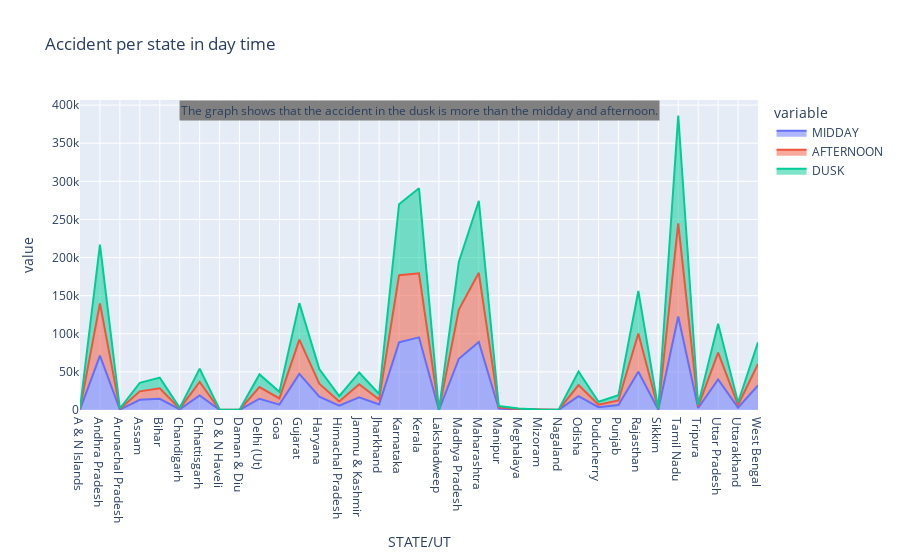

Write notebook code for a chart like this one.
### Code cell
# accident per state in day time
time = ['MIDDAY','AFTERNOON','DUSK']
fig = px.area(grouped_obj, x=grouped_obj.index, y=time, title='Accident per state in day time')
conclusion = 'The graph shows that the accident in the dusk is more than the midday and afternoon.'
fig.add_annotation(text=conclusion, xref='paper', yref='paper', x=.5, y=1, bgcolor='grey', showarrow=False, font=dict(size=12))
fig.show()

### Figure 1 — Plotly figure (JSON) as saved in the notebook; plotly's stock layout.template omitted (floating-point values rounded to 4 significant figures)
{"data": [{"fillpattern": {"shape": ""}, "hovertemplate": "variable=MIDDAY<br>STATE/UT=%{x}<br>value=%{y}<extra></extra>", "legendgroup": "MIDDAY", "line": {"color": "#636efa"}, "marker": {"symbol": "circle"}, "mode": "lines", "name": "MIDDAY", "orientation": "v", "showlegend": true, "stackgroup": "1", "type": "scatter", "x": ["A & N Islands", "Andhra Pradesh", "Arunachal Pradesh", "Assam", "Bihar", "Chandigarh", "Chhattisgarh", "D & N Haveli", "Daman & Diu", "Delhi (Ut)", "Goa", "Gujarat", "Haryana", "Himachal Pradesh", "Jammu & Kashmir", "Jharkhand", "Karnataka", "Kerala", "Lakshadweep", "Madhya Pradesh", "Maharashtra", "Manipur", "Meghalaya", "Mizoram", "Nagaland", "Odisha", "Puducherry", "Punjab", "Rajasthan", "Sikkim", "Tamil Nadu", "Tripura", "Uttar Pradesh", "Uttarakhand", "West Bengal"], "xaxis": "x", "y": [474, 71212, 619, 13330, 14666, 826, 19033, 163, 75, 14817, 7098, 47351, 17613, 5681, 16616, 7142, 88770, 95290, 2, 67241, 89139, 1793, 586, 152, 127, 18185, 3617, 6599, 50075, 380, 122724, 2594, 40033, 3208, 32213], "yaxis": "y"}, {"fillpattern": {"shape": ""}, "hovertemplate": "variable=AFTERNOON<br>STATE/UT=%{x}<br>value=%{y}<extra></extra>", "legendgroup": "AFTERNOON", "line": {"color": "#EF553B"}, "marker": {"symbol": "circle"}, "mode": "lines", "name": "AFTERNOON", "orientation": "v", "showlegend": true, "stackgroup": "1", "type": "scatter", "x": ["A & N Islands", "Andhra Pradesh", "Arunachal Pradesh", "Assam", "Bihar", "Chandigarh", "Chhattisgarh", "D & N Haveli", "Daman & Diu", "Delhi (Ut)", "Goa", "Gujarat", "Haryana", "Himachal Pradesh", "Jammu & Kashmir", "Jharkhand", "Karnataka", "Kerala", "Lakshadweep", "Madhya Pradesh", "Maharashtra", "Manipur", "Meghalaya", "Mizoram", "Nagaland", "Odisha", "Puducherry", "Punjab", "Rajasthan", "Sikkim", "Tamil Nadu", "Tripura", "Uttar Pradesh", "Uttarakhand", "West Bengal"], "xaxis": "x", "y": [607, 68608, 606, 11112, 13785, 949, 17715, 185, 106, 15213, 8081, 45031, 16939, 5581, 17242, 6684, 87973, 84094, 3, 64483, 90801, 1683, 604, 154, 153, 14582, 3426, 5898, 50304, 530, 122016, 2110, 35298, 3268, 28265], "yaxis": "y"}, {"fillpattern": {"shape": ""}, "hovertemplate": "variable=DUSK<br>STATE/UT=%{x}<br>value=%{y}<extra></extra>", "legendgroup": "DUSK", "line": {"color": "#00cc96"}, "marker": {"symbol": "circle"}, "mode": "lines", "name": "DUSK", "orientation": "v", "showlegend": true, "stackgroup": "1", "type": "scatter", "x": ["A & N Islands", "Andhra Pradesh", "Arunachal Pradesh", "Assam", "Bihar", "Chandigarh", "Chhattisgarh", "D & N Haveli", "Daman & Diu", "Delhi (Ut)", "Goa", "Gujarat", "Haryana", "Himachal Pradesh", "Jammu & Kashmir", "Jharkhand", "Karnataka", "Kerala", "Lakshadweep", "Madhya Pradesh", "Maharashtra", "Manipur", "Meghalaya", "Mizoram", "Nagaland", "Odisha", "Puducherry", "Punjab", "Rajasthan", "Sikkim", "Tamil Nadu", "Tripura", "Uttar Pradesh", "Uttarakhand", "West Bengal"], "xaxis": "x", "y": [557, 77174, 695, 11293, 13996, 994, 17481, 245, 126, 16626, 8682, 47784, 19115, 6883, 15358, 7135, 93126, 111419, 1, 62939, 94425, 1647, 629, 197, 158, 17802, 3834, 6884, 55704, 458, 141600, 2167, 37916, 3418, 28171], "yaxis": "y"}], "layout": {"annotations": [{"bgcolor": "grey", "font": {"size": 12}, "showarrow": false, "text": "The graph shows that the accident in the dusk is more than the midday and afternoon.", "x": 0.5, "xref": "paper", "y": 1, "yref": "paper"}], "legend": {"title": {"text": "variable"}, "tracegroupgap": 0}, "title": {"text": "Accident per state in day time"}, "xaxis": {"anchor": "y", "domain": [0, 1], "title": {"text": "STATE/UT"}}, "yaxis": {"anchor": "x", "domain": [0, 1], "title": {"text": "value"}}}}
